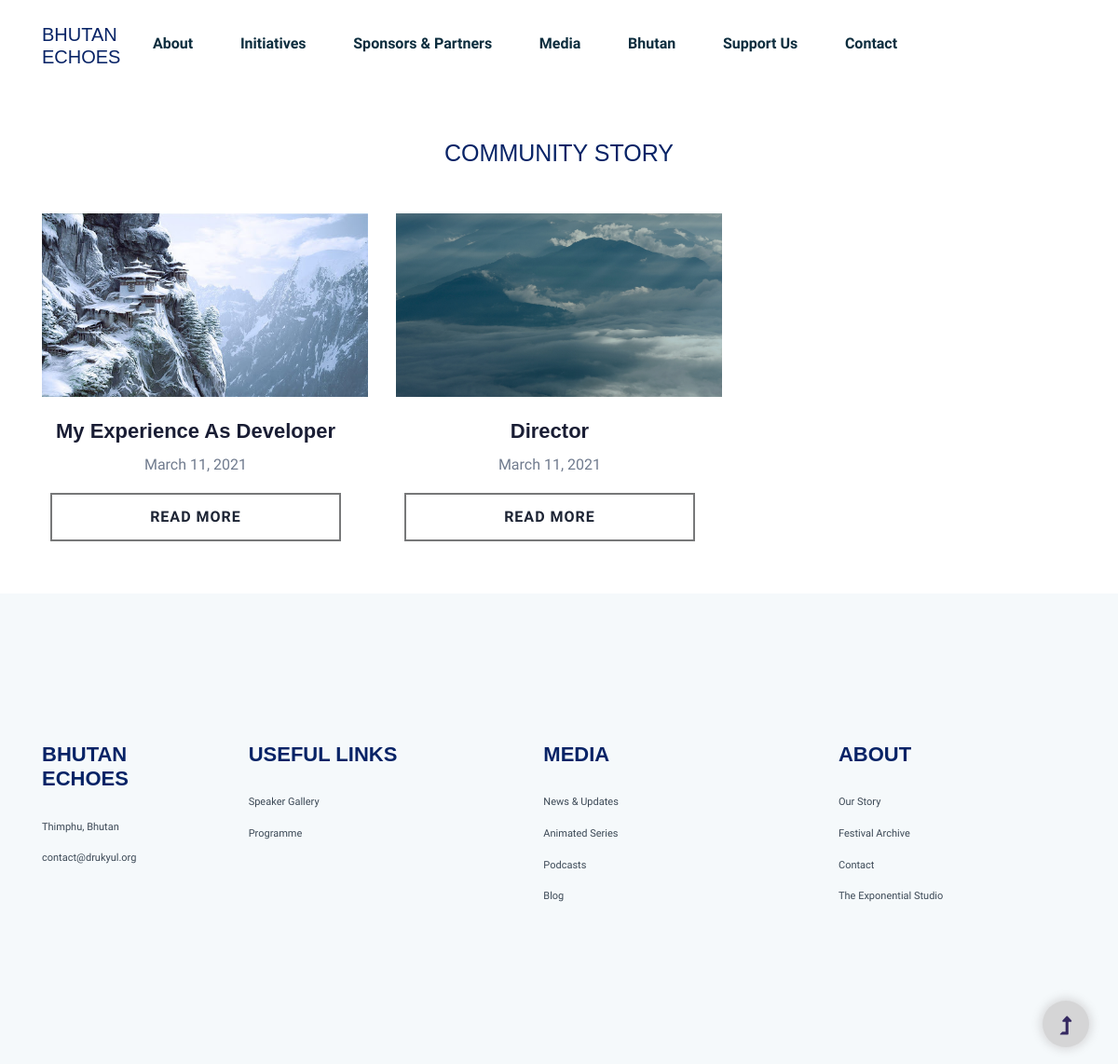
Page /community_story on the committed database.
### drukyul_app/models.py (models this page shows, shortened)
class CommonPost(models.Model):
    title = models.CharField(max_length=255)
    description = models.TextField()
    image = models.ImageField()
    class Meta:
        abstract = True

class Blog_CommuniteeStory(CommonPost):
    date_published = models.DateField()
    class Meta:
        verbose_name = "Blog CommuniteeStory Table"

### drukyul_app/views.py (the view)
# urls.py: path('community_story',views.community_story,name='community_story'),
def community_story(request):
    queryset = Blog_CommuniteeStory.objects.all().order_by('-date_published')
    context = {
        'blogs': queryset
    }
    return render(request, 'community_story.html', context)

### drukyul_app/templates/community_story.html (shortened to what this page needs)
{% extends 'base.html' %}
{% load static %}
{% block content %}
      <main>
        <section class="home-blog-area about pb-bottom ">
            <div class="container">
            <h1 class="text-center" style="margin-bottom: 50px">Community Story</h1>
                <div class="row">
                    {% for blog in blogs %}
                        <div class="col-lg-4 col-md-6">
                            <div class="home-blog-single">
                                <div class="blog-img-cap">
                                    <div class="blog-img">
                                        <img src="{{ blog.image.url }}" alt="news_update" class="img-fluid"/>
                                    </div>
                                    <div class="blog-cap">
                                        <h3><a href="{% url 'community_story_detail' blog.id %}" class="text-center">{{ blog.title }}</a></h3>
                                        <p class="text-center">{{ blog.date_published }}</p>
                                        <div class="about-text">
                                            <a class="btn btn-block" href="{% url 'community_story_detail' blog.id %}">Read more</a>
                                        </div>
                                    </div>
                                </div>
                            </div>
                        </div>
                    {% endfor %}
                </div>
                </div>
        </section>
    </main>
{% endblock content %}

### static/css/style.css (style rules this page uses)
body { line-height: 1.7; color: gray; font-weight: 300; font-size: 1.1rem; }
a { -webkit-transition: .3s all ease; -o-transition: .3s all ease; transition: .3s all ease; }
h1, h2, h3, h4, h5, .h1, .h2, .h3, .h4, .h5 { font-family: "Oswald", sans-serif; text-transform: uppercase; }
.btn { text-transform: uppercase; font-size: 12px; font-weight: 900; }

### static/css/lib.css (style rules this page uses)
.about { position: relative; width: 100%; padding: 45px 0; }
.about .about-text a.btn { position: relative; margin-top: 15px; padding: 12px 25px; font-size: 16px; font-weight: 600; letter-spacing: 1px; color: #1d2434; border: 2px solid #777879; border-radius: 0; background: none; transition: .3s; }

### rows in the picture
Blog_CommuniteeStory: image (picture), title "My Experience As Developer", date_published "March 11, 2021"
Blog_CommuniteeStory: image (picture), title "Director", date_published "March 11, 2021"
